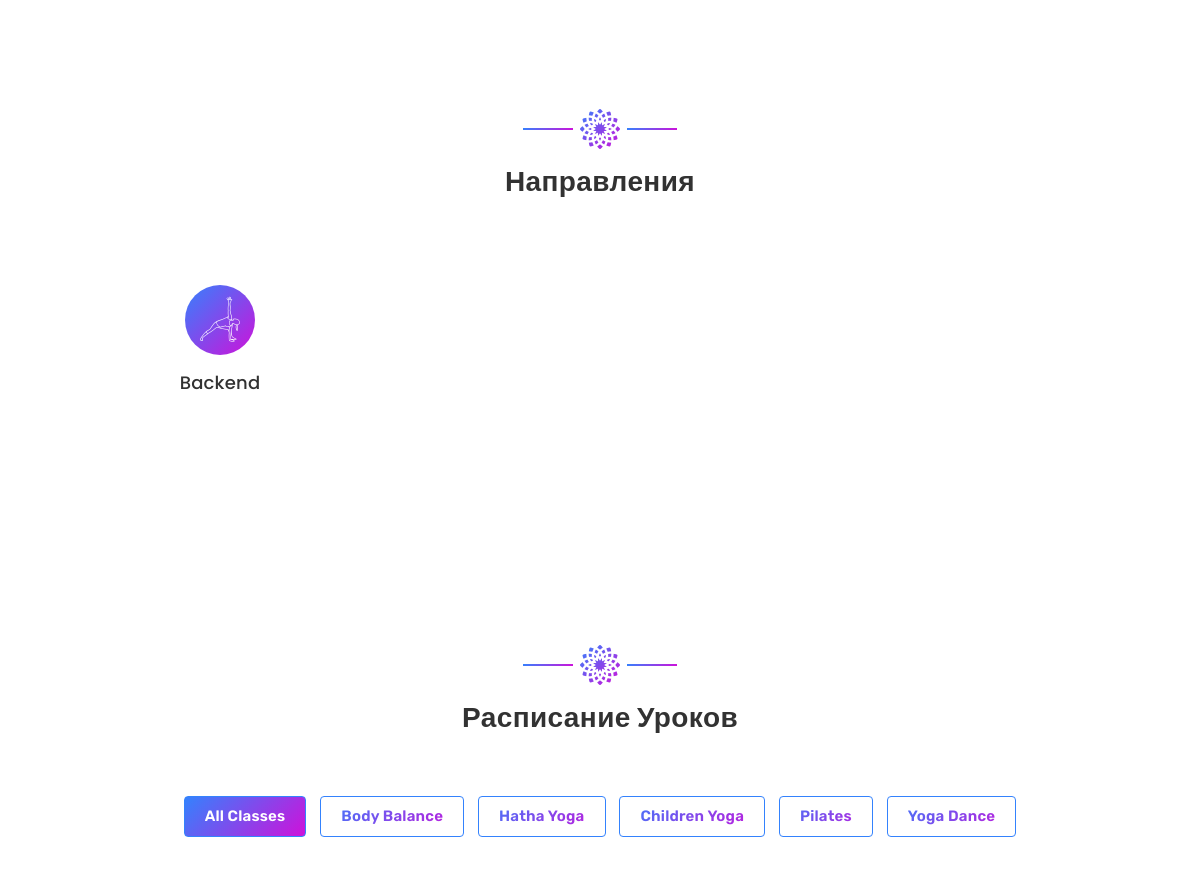
The app's page / (middle part), older data.
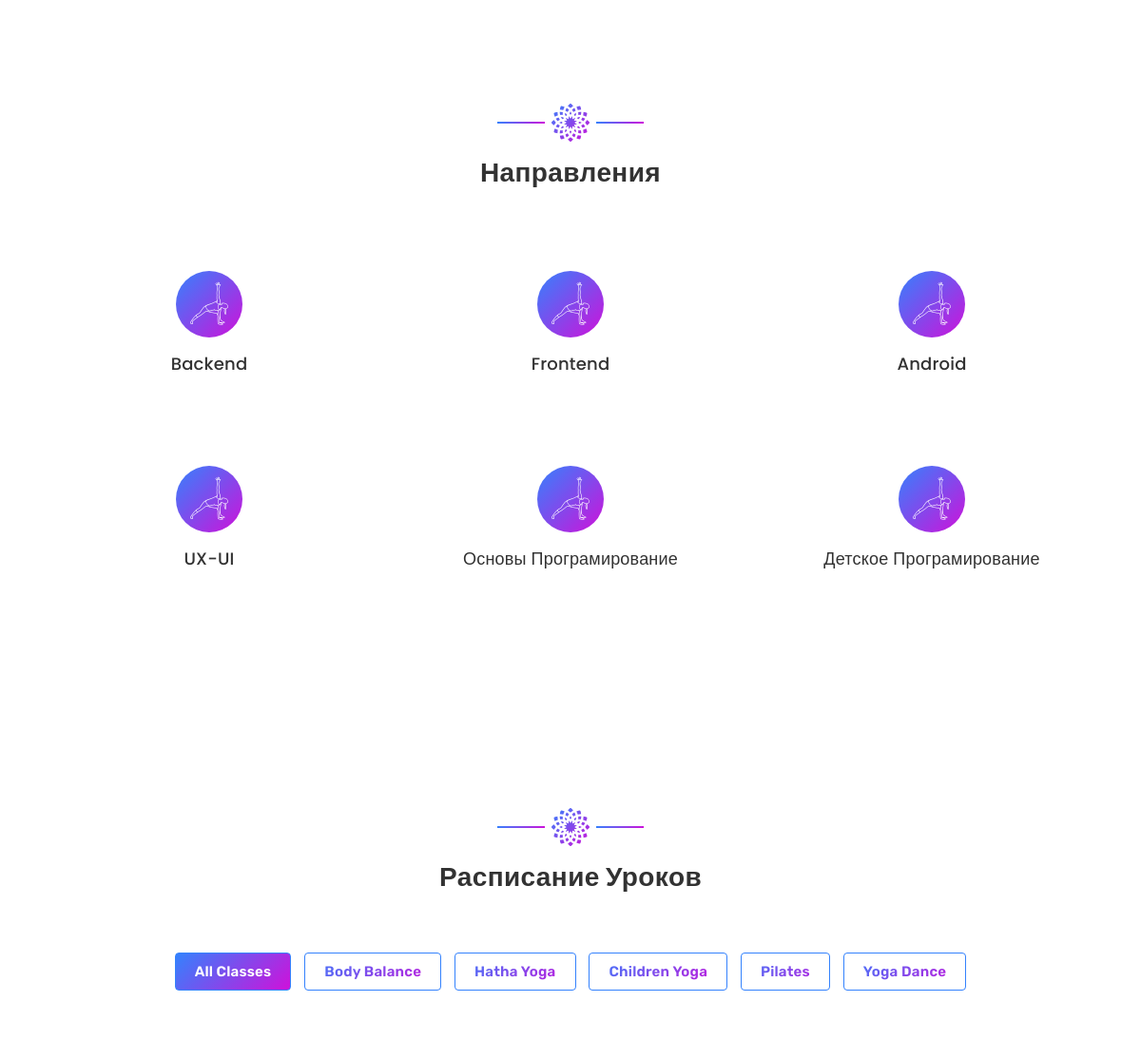
The same page, newer data.
### apps/base/models.py (models this page shows, shortened)
class Direction(models.Model):
    title = models.CharField(
        max_length = 255,
        verbose_name = 'Название'
    )
    class Meta:
        verbose_name = 'Направление'
        verbose_name_plural = 'Направления'

### apps/base/views.py (the view)
# urls.py: path('', index, name = 'index')
def index(request):
    settings = models.Settings.objects.latest('id')
    slide = models.Slide.objects.latest('id')
    direction = models.Direction.objects.all()
    teacher = models.Teachers.objects.all()
    best = models.Best.objects.all()
    days = models.DayOfWeek.objects.all()
    times = models.TimeSlot.objects.all()
    class_types = models.Class.objects.all()
    return render(request, 'index.html', locals())

### templates/index.html (shortened to what this page needs)
{% load static %}
<!DOCTYPE html>
<html lang="en">
    <head>
        <link rel="stylesheet" href="{% static 'access/css/font-awesome.min.css' %}">
        <link rel="stylesheet" href="{% static 'access/fonts/flaticon.css' %}">
        <link rel="stylesheet" href="{% static 'access/css/bootstrap.min.css' %}">
        <link rel="stylesheet" href="{% static 'access/css/owl.carousel.min.css' %}">
        <link rel="stylesheet" href="{% static 'access/css/owl.theme.default.min.css' %}">
        <link rel="stylesheet" href="{% static 'access/css/animate.min.css' %}">
        <link rel="stylesheet" href="{% static 'access/css/main.css' %}">
        <link rel="stylesheet" href="{% static 'access/css/colors/theme_color_2.css' %}">
    </head>
    <body>
        <section class="services" id="services">
            <div class="container">
                <div class="main-title text-center">
					<span class="separator">
						<i class="flaticon-chakra"></i>
					</span>
					<h2>Направления</h2>
				</div>
                <div class="row">
					{% for direction in direction %}
                    <div class="col-lg-4 col-md-6 col-sm-12">
                        <div class="service one">
							<div class="service-item">
								<div class="service-icon">
									<i class="flaticon-woman-stretching-arms-and-flexing-legs"></i>
								</div>
								<h4>{{direction.title}}</h4>
							</div>
						</div>
                    </div>
					{% endfor %}
                </div>
            </div>
        </section>
		<section class="class-schedule" id="class-schedule">
			<div class="container">
				<div class="main-title text-center">
					<span class="separator">
						<i class="flaticon-chakra"></i>
					</span>
					<h2>Расписание уроков</h2>
				</div>
				<div class="filter-menu">
					<ul class="list-filter list-unstyled">
						<li class="active" data-filter=".all" data-type=".all">All Classes</li>
						<li data-filter=".body-balance" data-type=".body-balance">Body Balance</li>
						<li data-filter=".hatha-yoga" data-type=".hatha-yoga">Hatha Yoga</li>
						<li data-filter=".children-yoga"data-type=".children-yoga">Children Yoga</li>
						<li data-filter=".pilates" data-type=".pilates">Pilates</li>
						<li data-filter=".yoga-dance" data-type=".yoga-dance">Yoga Dance</li>
					</ul>
				</div>
			</div>
		</section>
    </body>
</html>

### static/access/css/main.css (style rules this page uses)
* { -webkit-transition: all .4s ease-in-out; -moz-transition: all .4s ease-in-out; -o-transition: all .4s ease-in-out; -ms-transition: all .4s ease-in-out; transition: all .4s ease-in-out; }
body { font-family: 'Rubik', sans-serif; background-color: #fff; overflow-x: hidden; }
h1, h2, h3, h4, h5, h6 { font-family: 'Poppins', sans-serif; margin: 0; padding: 0; }
ul { margin-bottom: 0; }
h2 { font-size: 40px; font-weight: 700; }
h4 { font-size: 18px; font-weight: 400; }
.main-title { margin-bottom: 60px; text-align: center; position: relative; }
.main-title .separator { position: relative; width: 160px; display: inline-block; }
.main-title .separator:before, .main-title .separator:after { content: ''; position: absolute; top: 50%; margin-top: -1px; height: 2px; width: 50px; background: #7b6cd5; }
.main-title .separator:before { left: 3px; }
.main-title .separator:after { right: 3px; }
.main-title .separator .flaticon-chakra:before { font-size: 40px; color: #7b6cd5; margin-left: 0; }
.main-title h2 { font-size: 28px; letter-spacing: .4px; line-height: 1.3; color: #323232; font-weight: 700; margin: 0; margin-top: 5px; text-transform: capitalize; }
.services { padding-top: 100px; padding-bottom: 70px; position: relative; overflow: hidden; }
.services .service { background-color: #fff; text-align: center; padding: 25px 30px; margin-bottom: 30px; position: relative; border-radius: 4px; overflow: hidden; }
.services .service .service-item { position: relative; z-index: 2; }
.services .service .service-icon i { background: #7b6cd5; display: inline-block; width: 70px; height: 70px; color: #fff; line-height: 70px; text-align: center; border-radius: 50%; -webkit-transition: all .2s cubic-bezier(.47, 0, .745, .715); transition: all .2s cubic-bezier(.47, 0, .745, .715); -webkit-animation: pulse 2s infinite cubic-bezier(.66, 0, 0, 1); animation: pulse 2s infinite cubic-bezier(.66, 0, 0, 1); -webkit-box-shadow: 0 0 0 0 rgba(123, 108, 213, .6); box-shadow: 0 0 0 0 rgba(123, 108, 213, .6); }
.services .service .service-icon i:before { color: #fff; font-size: 45px; margin-left: 0; }
.services .service h4 { color: #323232; font-size: 18px; line-height: 1.4; font-weight: 500; margin: 15px 0; letter-spacing: .2px; text-transform: capitalize; }
.class-schedule { padding-top: 100px; padding-bottom: 100px; }
.class-schedule .filter-menu { text-align: center; margin-bottom: 50px; }
.class-schedule .filter-menu .list-filter li { display: inline-block; margin: 0 10px 4px 0; padding: 8px 20px; background-color: transparent; color: #7b6cd5; font-size: 15px; font-weight: 600; letter-spacing: .2px; border: 1px solid #7b6cd5; border-radius: 4px; cursor: pointer; }
.class-schedule .filter-menu .list-filter li:last-child { margin-right: 0; }
.class-schedule .filter-menu .list-filter li.active { background-color: #7b6cd5; color: #fff; }

Row changes from the older to the newer data that the page shows:
added Direction: title "Frontend"
added Direction: title "Android"
added Direction: title "UX-UI"
added Direction: title "Основы Програмирование"
added Direction: title "Детское Програмирование"
